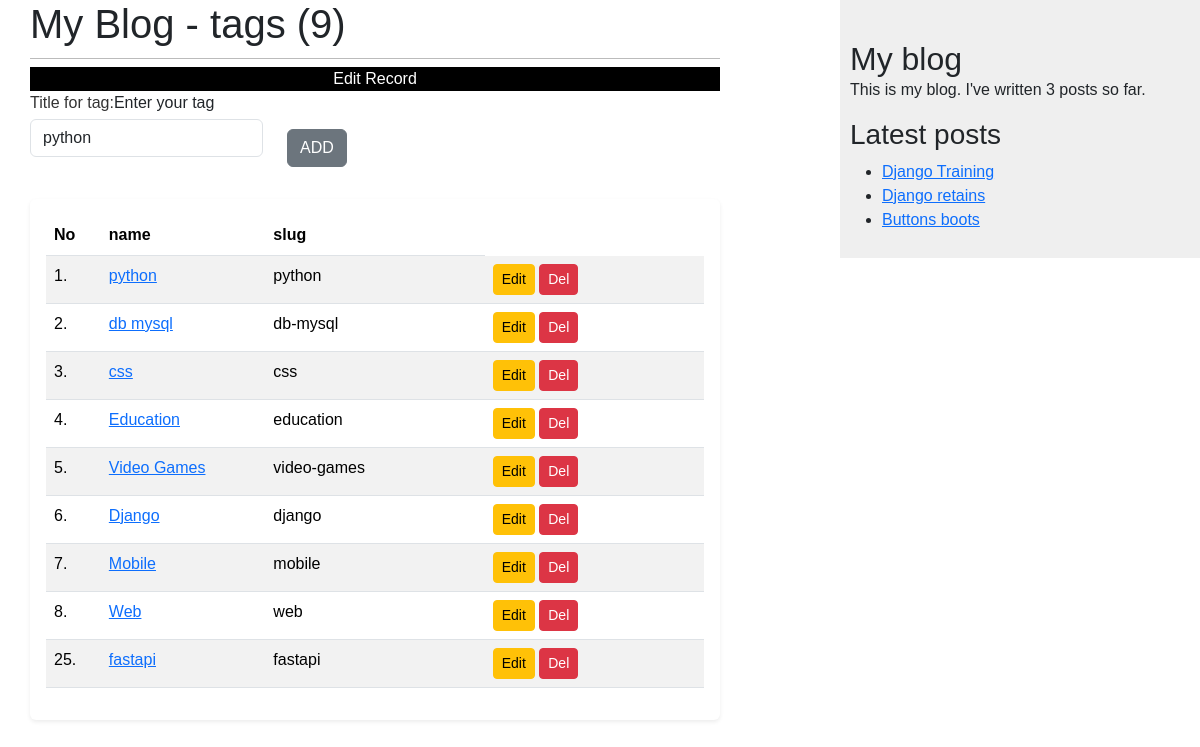
/blog/tag/edit/1/, run on the app's committed database.
### blog/models.py (models this page shows, shortened)
class Tag(models.Model):
    name = models.CharField(max_length=31, unique=True, help_text='A label for name tag.')
    slug = models.SlugField(max_length=31, unique=True, help_text='A label for URL config.')
    class Meta:
        verbose_name = 'tags for posts'

class Post(models.Model):
    class Status(models.TextChoices):
        DRAFT = ('DF', 'Draft')
        PUBLISHED = ('PB', 'Published')
    title = models.CharField(max_length=250)
    slug = models.SlugField(max_length=250)
    author = models.ForeignKey(User, on_delete=models.CASCADE, related_name='blog_posts')
    body = models.TextField()
    publish = models.DateTimeField('date published', default=timezone.now)
    created = models.DateTimeField(auto_now_add=True)
    updated = models.DateTimeField(auto_now=True)
    status = models.CharField(max_length=2, choices=Status.choices, default=Status.DRAFT)
    objects = models.Manager()  # The default manager.
    published = PublishedManager()  # Our custom manager.
    tags = models.ManyToManyField("Tag", related_name='blog_posts')
    class Meta:
        ordering = ['-publish']
    def get_absolute_url(self):
        return reverse('blog:post_detail', args=[self.id])

### blog/views.py (the view)
# urls.py: path('tag/edit/<int:pk>/', views.edit_tag, name='edit-tag'),
def edit_tag(request, pk=None):
    tag = get_object_or_404(Tag, pk=pk)
    if request.method=="POST":
        form = forms.TagForm(data=request.POST, instance=tag)
        if form.is_valid():
            updated_tag = form.save()
            messages.success(request, 'Tag "{}" was updated.'.format(updated_tag.slug))
            return redirect("blog:edit-tag", tag.pk)
        else:
            tags = []
            return render(request, 'blog/post/edit_tag.html', {'form': form, "tags": tags})
    else:
        form = forms.TagForm(instance=tag)  # from obj to form
        tags = Tag.objects.all()
        return render(request, 'blog/post/edit_tag.html', {'form': form, "tags": tags})

### blog/forms.py (shortened to what this page needs)
class TagForm(forms.ModelForm):
    name = forms.CharField(label='Title for tag',
                           help_text="Enter your tag",
                           widget=forms.TextInput(attrs={'class': 'form-control', "placeholder": "Enter new tag"}),
                           )
    class Meta:
        model = Tag
        fields = ['name']

### blog/models.py (called while the page is built)
    def get_queryset(self):
        return super().get_queryset().filter(status=Post.Status.PUBLISHED)

### blog/templatetags/blog_tags.py (called while the page is built)
@register.simple_tag(name='total_posts')
def total_posts():
    return Post.published.count()

@register.inclusion_tag('blog/post/latest_posts.html')
def show_latest_posts(count=5):
    latest_posts = Post.published.order_by('-publish')[:count]
    return {'latest_posts': latest_posts}

### blog/templates/blog/post/edit_tag.html (shortened to what this page needs)
{% extends 'blog/base.html' %}
{% block content %}
<h1>My Blog - tags ({{ tags |length }})</h1>
<div class="container" style="background-color: black; color: white;">
    <div class="col text-center" >
            {% if form.instance.pk %}
            Edit Record
            {% else %}
            New Record
            {% endif %}
    </div>
</div>
<div class="pb-3">
    <form class="row justify-content-start" method="post" action="">
        <div class="col-auto align-self-end">
            {{ form }}
        </div>
        <div class="col-auto align-self-end">
            <button class="btn btn-secondary" type="submit">ADD</button>
        </div>
    </form>
</div>
<div class="my-3 p-3 bg-body rounded shadow-sm">
    <table class="table table-striped">
        <thead>
        <tr>
            <th class="col-md-1">No</th>
            <th class="col-md-3">name</th>
            <th class="col-md-4">slug</th>
        </tr>
        </thead>
        <tbody>
        {% for tag in tags%}
        <tr>
            <td>{{ tag.id }}.</td>
            <td><a href="{% url 'blog:post-tags' tag.slug %}" class="card-link"> {{ tag.name }}</a></td>
            <td>{{ tag.slug }}</td>
            <td>
                <a href="{% url 'blog:edit-tag' pk=tag.pk %}" class="btn btn-warning btn-sm">Edit</a>
                <a href="{% url 'blog:delete-tag' pk=tag.pk %}" class="btn btn-danger btn-sm">Del</a>
            </td>
        </tr>
        {% endfor %}
        </tbody>
    </table>
</div>
{% endblock %}

### blog/templates/blog/post/latest_posts.html
<ul>
 {% for post in latest_posts %}
 <li>
 <a href="{{ post.get_absolute_url }}">{{ post.title }}</a>
 </li>
 {% endfor %}
</ul>

### blog/static/css/blog.css (style rules this page uses)
body { margin:0; padding:0; font-family:helvetica, sans-serif; }
h1 { font-weight:normal; border-bottom:1px solid #bbb; padding:0 0 10px 0; }
label { float:left; clear:both; color:#333; margin-bottom:4px; }
input, textarea { clear:both; float:left; margin:0 0 10px; background:#ededed; border:0; padding:6px 10px; font-size:12px; }

### data on the page
Tag: name "python", id "1", slug "python"
Tag: id "2", name "db mysql", slug "db-mysql"
Tag: id "3", name "css", slug "css"
Tag: id "4", name "Education", slug "education"
Tag: id "5", name "Video Games", slug "video-games"
Tag: id "6", name "Django", slug "django"
Tag: id "7", name "Mobile", slug "mobile"
Tag: id "8", name "Web", slug "web"
Tag: id "25", name "fastapi", slug "fastapi"
Post: title "Django Training"
Post: title "Django retains"
Post: title "Buttons boots"

### other printed values
{{ tags |length }} "9"
